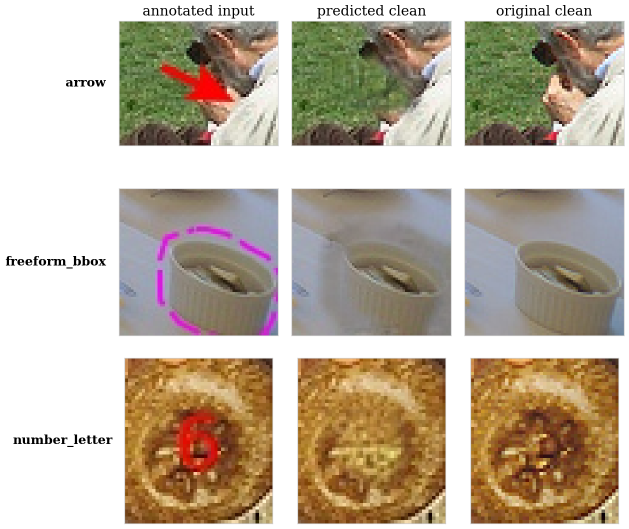
#> input picture FineTuning_SAM3/SAM3Tracker/figures/pipeline_a_inpainting_examples.png, 1258 x 1057 px, given in place of 9027_1_1.jpg, which was not available (shown at 1/2 size)
$ python annotations_samples.py
#> lines starting #> are read from the running program, lines starting #| are printed output that depends on the picture; after the words box and inside, x2 and y2 are one past the last pixel; in counts of white or black regions, pixels touching at a corner belong together; pictures that were not available may be replaced by others from this repository, and a replacement may not be noted
"""
make_annotation_taxonomy_figure.py
Builds figures/annotation_taxonomy_examples.png:
three rows (arrow / number-letter / freeform), two columns
(annotated image, binary annotation mask). Each row uses a square
crop centered on the annotation so the grid is aspect-uniform.
"""
from pathlib import Path
import cv2
import numpy as np
import matplotlib.pyplot as plt

DATASET_ROOT = Path(
    "/home/ahma/Medical_Segmentation/FineTuning_SAM3/SAM3Tracker/sam_finetuning_dataset"
)
OUT_PATH = Path("./figures/annotation_taxonomy_examples.png")

# Top -> bottom, matching the thesis caption
ROWS = [
    ("arrow",         "9027_1_1"),
    ("number_letter", "9559_12_12"),
    ("freeform_bbox", "4218_1_1"),
]
CROP_MARGIN = 32   # pixels of context around the annotation bbox

plt.rcParams.update({
    "font.family": "serif", "font.size": 9,
    "savefig.bbox": "tight", "savefig.pad_inches": 0.02, "savefig.dpi": 300,
})


def load_rgb(path):
    img = cv2.imread(str(path), cv2.IMREAD_UNCHANGED)
    if img is None:
        raise FileNotFoundError(path)
    if img.ndim == 3 and img.shape[2] == 4:
        img = cv2.cvtColor(img, cv2.COLOR_BGRA2BGR)
    if img.ndim == 3:
        img = cv2.cvtColor(img, cv2.COLOR_BGR2RGB)
    return img


def square_bbox(mask_2d, margin):
    """Square bbox centered on the annotation; side = max dim + 2*margin."""
    binary = mask_2d > 127
    if not binary.any():
        return None
    ys, xs = np.where(binary)
    cy = (int(ys.min()) + int(ys.max())) // 2
    cx = (int(xs.min()) + int(xs.max())) // 2
    side = max(int(ys.max()) - int(ys.min()),
               int(xs.max()) - int(xs.min())) + 2 * margin
    H, W = mask_2d.shape
    half = side // 2
    x0, y0 = max(0, cx - half), max(0, cy - half)
    x1, y1 = min(W, x0 + side), min(H, y0 + side)
    if x1 - x0 < side: x0 = max(0, x1 - side)
    if y1 - y0 < side: y0 = max(0, y1 - side)
    return x0, y0, x1, y1


def crop(img, bbox):
    if bbox is None:
        return img
    x0, y0, x1, y1 = bbox
    return img[y0:y1, x0:x1]


def show(ax, img):
    if img.ndim == 2:
        ax.imshow(img, cmap="gray", vmin=0, vmax=255)
    else:
        ax.imshow(img)
    ax.set_xticks([]); ax.set_yticks([])
    for s in ax.spines.values():
        s.set_edgecolor("#999"); s.set_linewidth(0.5)


def main():
    OUT_PATH.parent.mkdir(parents=True, exist_ok=True)
    fig, axes = plt.subplots(3, 2, figsize=(5.5, 8.0))

    for r, (_cls, base) in enumerate(ROWS):
        img  = load_rgb(DATASET_ROOT / "images" / f"{base}.jpg")
#> in load_rgb, img is the input picture: shape (1057, 1258, 4); mean B, G, R, A 157.3, 175.6, 188.6, 255
        mask = cv2.imread(
            str(DATASET_ROOT / "prompt_masks" / f"{base}_annot_mask.png"),
            cv2.IMREAD_GRAYSCALE,
        )
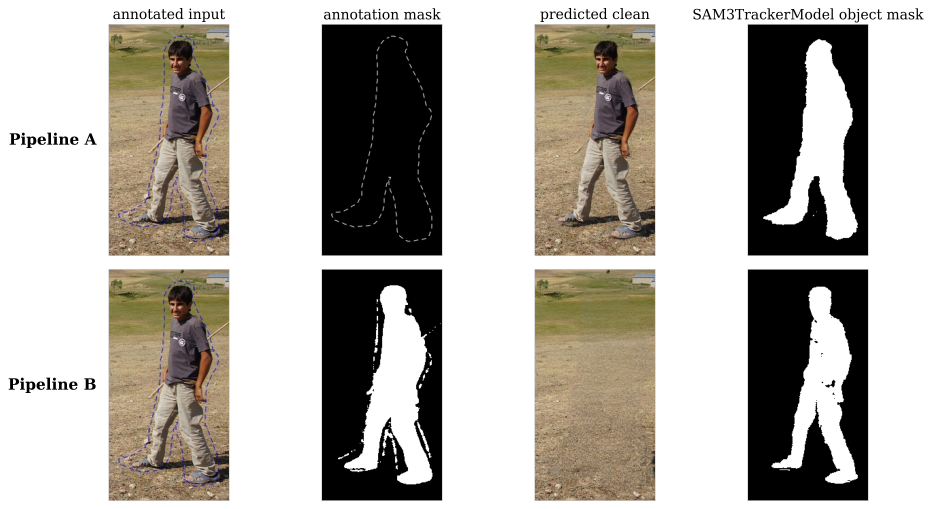
#> input picture FineTuning_SAM3/SAM3Tracker/figures/pipeline_a_vs_b_examples.png, 2794 x 1526 px, given in place of 9027_1_1_annot_mask.png, which was not available (shown at 1/3 size)
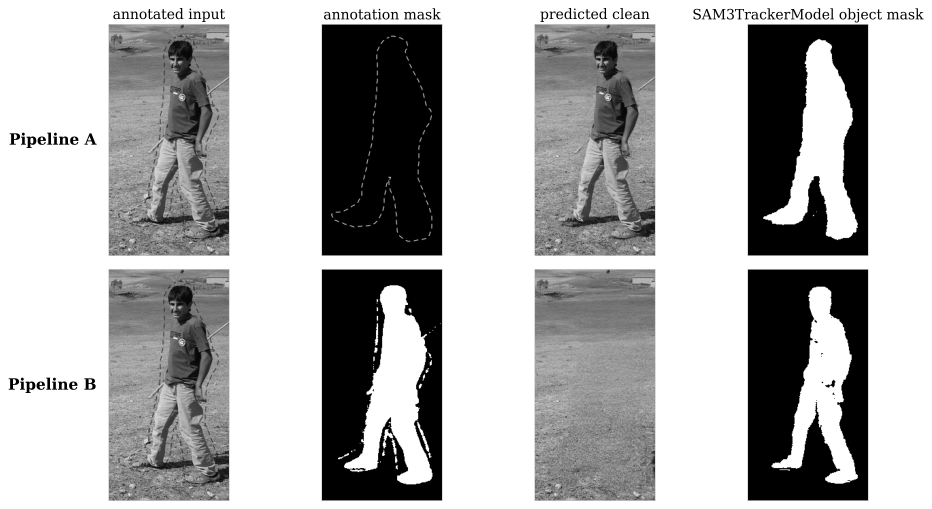
#> mask: shape (1526, 2794) (shown at 1/3 size); min 0, max 255, mean 177.2
        if mask is None:
            raise FileNotFoundError(f"{base}_annot_mask.png")

        bbox = square_bbox(mask, CROP_MARGIN)
#> in square_bbox, `binary = mask_2d > 127`:
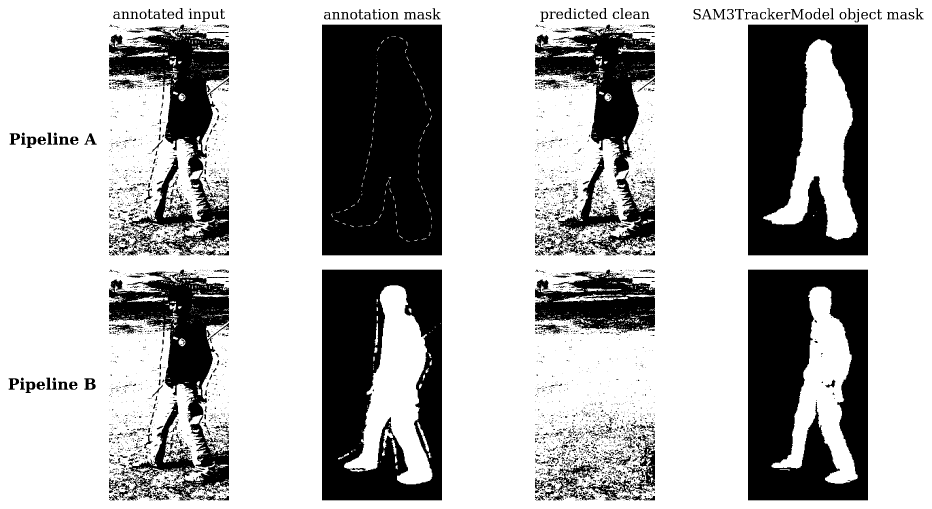
#> binary: shape (1526, 2794) bool (shown at 1/3 size); 71.8% white; 4164 black regions (3403 under 20 px), largest, box (x1, y1, x2, y2) and area: (966, 74, 1326, 766) 247518, (2244, 809, 2604, 1501) 188393, (2244, 74, 2604, 766) 175964
#> in square_bbox, `cy = (int(ys.min()) + int(ys.max())) // 2`: cy = 762
#> in square_bbox, `cx = (int(xs.min()) + int(xs.max())) // 2`: cx = 1396
#> in square_bbox, `side = max(int(ys.max()) - int(ys.min()), int(xs.max()) - int(xs.min()..`: side = 2857
#> in square_bbox, `half = side // 2`: half = 1428
#> in square_bbox, `x0, y0 = max(0, cx - half), max(0, cy - half)`: x0 = 0
#> in square_bbox, `x1, y1 = min(W, x0 + side), min(H, y0 + side)`: x1 = 2794; y1 = 1526
#> bbox = (0, 0, 2794, 1526)
        show(axes[r, 0], crop(img,  bbox))
#> in crop, `x0, y0, x1, y1 = bbox`: x0 = 0; x1 = 2794; y1 = 1526
        show(axes[r, 1], crop(mask, bbox))

    plt.tight_layout(pad=0.3, h_pad=0.4, w_pad=0.4)
    fig.savefig(OUT_PATH)
    fig.savefig(OUT_PATH.with_suffix(".pdf"))
    plt.close(fig)
    print(f"-> {OUT_PATH}")
    print(f"-> {OUT_PATH.with_suffix('.pdf')}")


if __name__ == "__main__":
#> (the run stopped early here; a loop or call above may not have finished)
